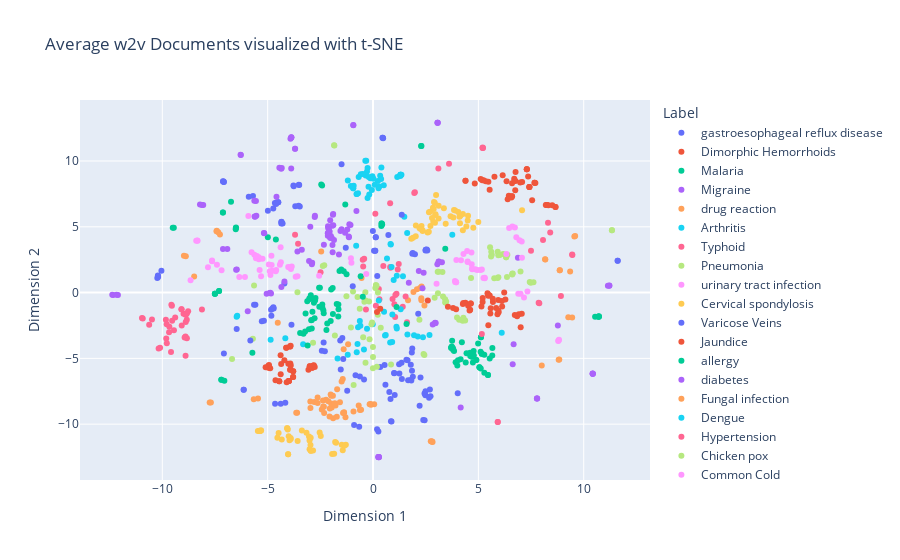

Write notebook code for a chart like this one.
### Code cell
documents_df['Label'] = y_train
fig2 = pl.scatter(documents_df, x='Dimension 1', y='Dimension 2', color='Label', title="Average w2v Documents visualized with t-SNE") 
fig2.show()
